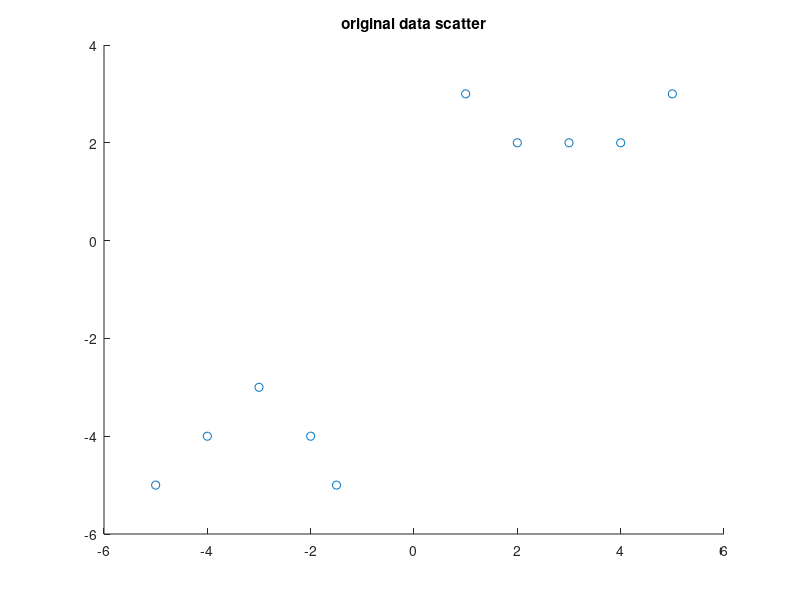
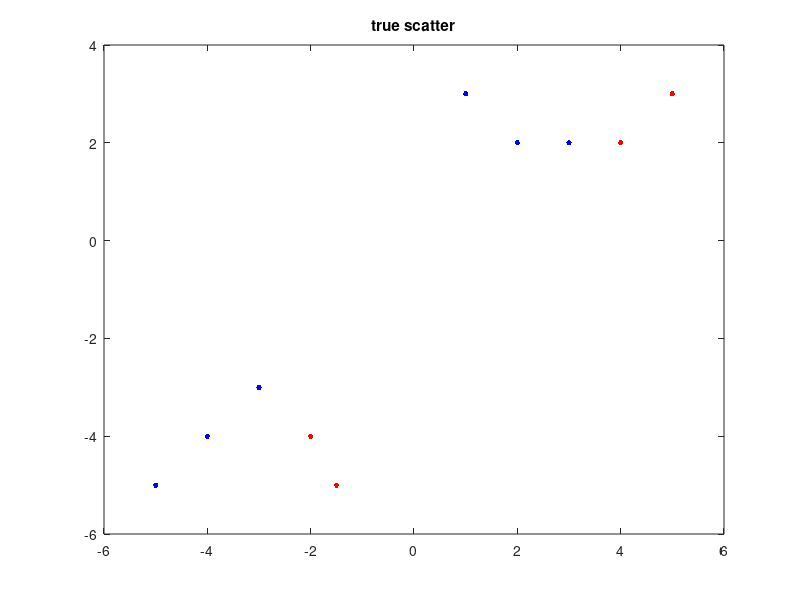

Write MATLAB code to recreate these figures, in order. (Note: this script raises an error after producing the figures.)
clear all;close all;clc;

X = [-1.5 -5;-2 -4;-3 -3;-4 -4;-5 -5;1 3;2 2;3 2;4 2;5 3];
Y = [1 1 -1 -1 -1 -1 -1 -1 1 1]';

figure;
scatter(X(:,1)',X(:,2)')
title('original data scatter')

figure
plot(X(Y==1,1),X(Y==1,2),'r.','MarkerSize',12)
hold on;
plot(X(Y==-1,1),X(Y==-1,2),'b.','MarkerSize',12)
title('true scatter')

[ set_biased, subset_unbiased, sublabel_unbiased ] = dataprep( X, Y );
%set_biased = X;

dataset = set_biased;
labelset = Y;

k = 2;

rng(1);
opts = statset('Display','final');
[idx,centro] = kmeans(dataset,k,'Replicates',5,'Options',opts);

figure;
plot(dataset(idx==1,1),dataset(idx==1,2),'r.','MarkerSize',12)
hold on
plot(dataset(idx==2,1),dataset(idx==2,2),'b.','MarkerSize',12)
plot(centro(:,1),centro(:,2),'kx',...
     'MarkerSize',15,'LineWidth',3)
legend('Cluster 1','Cluster 2','Centroids',...
       'Location','NW')
title('Cluster Assignments and Centroids')
hold off



[n,m] = size(dataset);
C = 64;

rowH =repmat(-eye(m),1,k);
H = [(k+1)*eye(m), rowH; rowH',eye(k*m)];
H =  blkdiag(H, zeros(n+k,n+k));

f = [zeros(1,m) zeros(1,k*m) C*ones(1,n) zeros(1,k)]';
vector = zeros(n, m*(k+1)+n+k);

for q = 1:n
    j = idx(q);
    vector(q,:) = [zeros(1,m), zeros(1,(j-1)*m), -labelset(q)*dataset(q,:), ...
        zeros(1,(k-j)*m), zeros(1,q-1), -1, zeros(1,n-q), zeros(1,j-1), -labelset(q), zeros(1,k-j)];
end
lb = [ -inf(1,m), -inf(1,m*k), zeros(1,n), -inf(1,k) ];

opts = optimset('Algorithm','interior-point-convex');%interior-point-convex
[alpha, ~, ~, ~, ~] = quadprog(H, f, vector, -ones(n,1), [], [], lb, [], [],opts);

w_c = alpha(1:m,1)';

w = ones(k,m);

for j = 1:k
    w(j,:) = alpha(j*m+1:j*m+m,1)';
end

yita = alpha(k*m+m+1:k*m+m+n,1);
b = alpha(end-k+1:end,1);

%Now we draw the figure;
figure;
plot(dataset(:,1),dataset(:,2),'r.','MarkerSize',12)
hold on;

syms x1 y1 real;
% x1 =[-5:0.5:5];
% y1 = x1;
sm = [ x1; y1];
for j = 1:k
    a_decision(j) = w(j,:)*sm + b(j);
    format long
    ezplot(vpa(a_decision(j)))
end